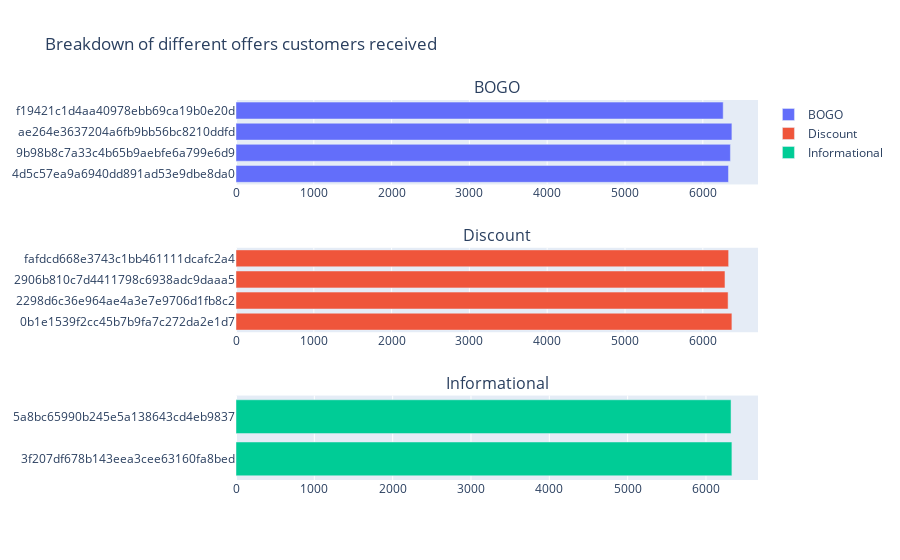

Notebook cell for this chart:
### Code cell
import plotly.graph_objects as go
from plotly.subplots import make_subplots

# Create subplot with 3 rows
fig = make_subplots(rows=3, cols=1, subplot_titles=(
    "BOGO", "Discount", "Informational"))

# Add bar plot for each offer type
fig.add_trace(go.Bar(y=offer_breakdown[offer_breakdown.offer_type == 'bogo']['offer_id'],
                     x=offer_breakdown[offer_breakdown.offer_type ==
                                       'bogo']['count'],
                     orientation='h', name='BOGO'), row=1, col=1)

fig.add_trace(go.Bar(y=offer_breakdown[offer_breakdown.offer_type == 'discount']['offer_id'],
                     x=offer_breakdown[offer_breakdown.offer_type ==
                                       'discount']['count'],
                     orientation='h', name='Discount'), row=2, col=1)

fig.add_trace(go.Bar(y=offer_breakdown[offer_breakdown.offer_type == 'informational']['offer_id'],
                     x=offer_breakdown[offer_breakdown.offer_type ==
                                       'informational']['count'],
                     orientation='h', name='Informational'), row=3, col=1)

# Update layout
fig.update_layout(
    title_text="Breakdown of different offers customers received")

fig.show()

### Figure 1 — Plotly figure (JSON) as saved in the notebook; plotly's stock layout.template omitted (floating-point values rounded to 4 significant figures)
{"data": [{"name": "BOGO", "orientation": "h", "type": "bar", "x": [6330, 6355, 6374, 6262], "xaxis": "x", "y": ["4d5c57ea9a6940dd891ad53e9dbe8da0", "9b98b8c7a33c4b65b9aebfe6a799e6d9", "ae264e3637204a6fb9bb56bc8210ddfd", "f19421c1d4aa40978ebb69ca19b0e20d"], "yaxis": "y"}, {"name": "Discount", "orientation": "h", "type": "bar", "x": [6374, 6325, 6285, 6332], "xaxis": "x2", "y": ["0b1e1539f2cc45b7b9fa7c272da2e1d7", "2298d6c36e964ae4a3e7e9706d1fb8c2", "2906b810c7d4411798c6938adc9daaa5", "fafdcd668e3743c1bb461111dcafc2a4"], "yaxis": "y2"}, {"name": "Informational", "orientation": "h", "type": "bar", "x": [6331, 6320], "xaxis": "x3", "y": ["3f207df678b143eea3cee63160fa8bed", "5a8bc65990b245e5a138643cd4eb9837"], "yaxis": "y3"}], "layout": {"annotations": [{"font": {"size": 16}, "showarrow": false, "text": "BOGO", "x": 0.5, "xanchor": "center", "xref": "paper", "y": 1, "yanchor": "bottom", "yref": "paper"}, {"font": {"size": 16}, "showarrow": false, "text": "Discount", "x": 0.5, "xanchor": "center", "xref": "paper", "y": 0.6111, "yanchor": "bottom", "yref": "paper"}, {"font": {"size": 16}, "showarrow": false, "text": "Informational", "x": 0.5, "xanchor": "center", "xref": "paper", "y": 0.2222, "yanchor": "bottom", "yref": "paper"}], "title": {"text": "Breakdown of different offers customers received"}, "xaxis": {"anchor": "y", "domain": [0, 1]}, "xaxis2": {"anchor": "y2", "domain": [0, 1]}, "xaxis3": {"anchor": "y3", "domain": [0, 1]}, "yaxis": {"anchor": "x", "domain": [0.7778, 1]}, "yaxis2": {"anchor": "x2", "domain": [0.3889, 0.6111]}, "yaxis3": {"anchor": "x3", "domain": [0, 0.2222]}}}
